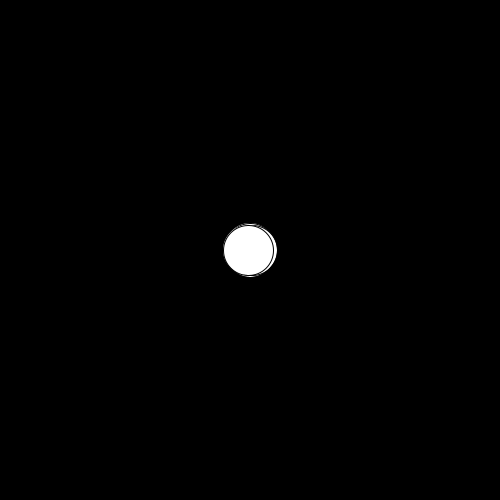
Frame 1 (no input)
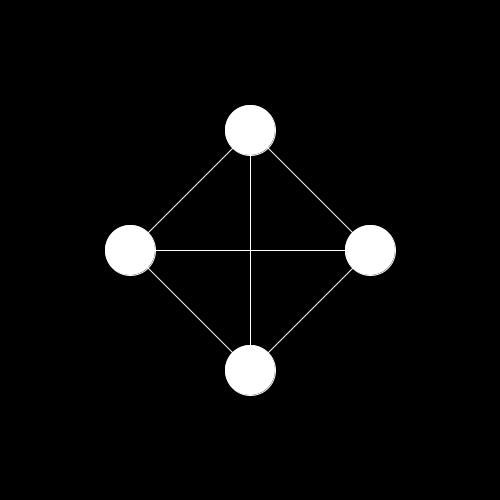
Frame 60 (the mouse pressed at the canvas centre just before this capture)
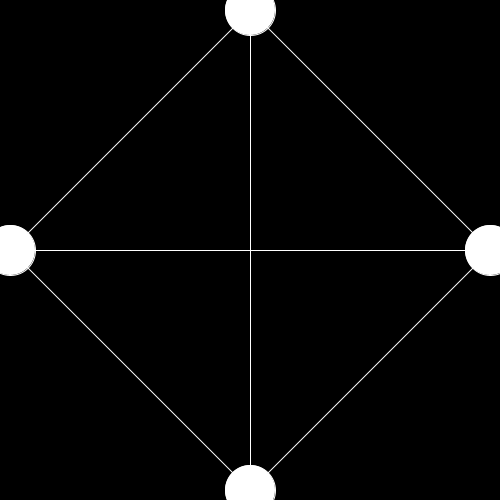
Frame 120 (the mouse held since frame 60 and released just before this capture)

The Processing sketch that drew these frames (run headless with seeded random() and noise(); from frame 60 on, the mouse is pressed at the canvas centre):

// Processing sketch: Generative_Art_Tepsich
// ── Generative_Art_Tepsich.pde
//Variables
float x = 0;
float y = 0;

float x1 = 0;
float y1 = 0;

float x2 = 0;
float y2 = 0;

float x3 = 0;
float y3 = 0;

void setup() {
  // Create canvas to work on
  size(500, 500);
  x = 250;
  y = 250;
  x1 = 250;
  y1 = 250;
  x2 = 250;
  y2 = 250;
  x3 = 250;
  y3 = 250;
}
void draw() {
  background(0);
  //Circle number 1 - Vertical 
  x += 0;
  y += 2;
  //make circle
  ellipse(x, y, 50, 50);
  //detect top edge
  if (y > height) {
    y = 260;
  }
  //Circle number 2 - Vertical
  x1 +=0;
  y1 -= 2;
  //make circle
  ellipse(x1, y1, 50, 50);
  //detect top edge
  if (y1 < 0) {
    y1 = 260;
  }
  //Circle number 3 - Horizontal
  x2 += 2;
  y2 += 0;
  //make circle
  ellipse(x2, y2, 50, 50);
  //detect buttom edge
  if (x2 > width) {
    x2 = 260;
  }
  //Circle number 4 - Horizontal
  x3 -= 2;
  y3 += 0;
  //make circle
  ellipse(x3, y3, 50, 50);
  //detect buttom edge
  if (x3 < 0) {
    x3 = 260;
  }
  //Colour of Lines
  stroke(255);
  
  //Lines connecting to each circle
  line(x, y, x1, y1);
  line(x, y, x2, y2);
  line(x, y, x3, y3);
  line(x1, y1, x2, y2);
  line(x1, y1, x3, y3);
  line(x2, y2, x3, y3);
}
